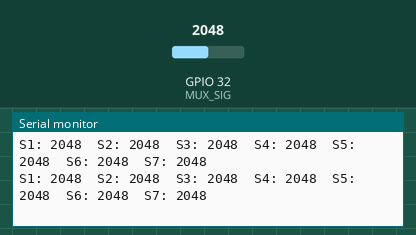
Simulated run of this sketch. Board: ESP32. On the bench: the last lines printed to the serial monitor. The inputs (shaded band) are chosen by the test bench; at power-on: GPIO 32 (MUX_SIG) = 2048 (analog values on the 0–4095 scale).

Above: at 1.2 s.
1.3 s: GPIO 32 (MUX_SIG) set to 2866
At 1.62 s:
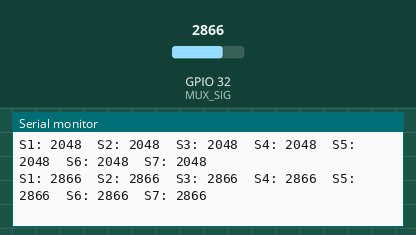
2.8 s: GPIO 32 (MUX_SIG) set to 3603
At 2.87 s:
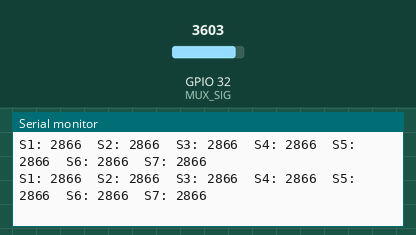
Timing chart, 0 to 5.8 s (numbered marks = the images above; inputs shaded):
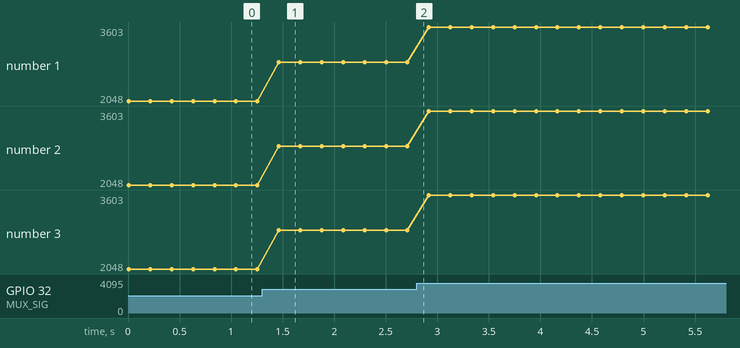

The sketch:

tctr5000.ino
```cpp
#include <Arduino.h>

// MUX selection pins
#define MUX_S0 26
#define MUX_S1 25
#define MUX_S2 33

// MUX analog output
#define MUX_SIG 32

#define NUM_SENSORS 7

uint16_t sensorValue[NUM_SENSORS];

// Select MUX channel (0-7)
void selectChannel(uint8_t channel) {
  digitalWrite(MUX_S0, channel & 0x01);
  digitalWrite(MUX_S1, (channel >> 1) & 0x01);
  digitalWrite(MUX_S2, (channel >> 2) & 0x01);
}

// Read ADC from selected channel
uint16_t readSensor(uint8_t channel) {
  selectChannel(channel);

  // Allow MUX output to settle
  delayMicroseconds(50);

  // Discard first ADC conversion
  analogRead(MUX_SIG);

  uint32_t sum = 0;
  const int samples = 8;

  for (int i = 0; i < samples; i++) {
    sum += analogRead(MUX_SIG);
  }

  return sum / samples;
}

void setup() {
  Serial.begin(115200);

  pinMode(MUX_S0, OUTPUT);
  pinMode(MUX_S1, OUTPUT);
  pinMode(MUX_S2, OUTPUT);

  pinMode(MUX_SIG, INPUT);

  analogReadResolution(12);
  analogSetPinAttenuation(MUX_SIG, ADC_11db);

  selectChannel(0);

  Serial.println("7 LINE SENSOR TEST");
}

void loop() {

  for (int i = 0; i < NUM_SENSORS; i++) {
    sensorValue[i] = readSensor(i);
  }

  for (int i = 0; i < NUM_SENSORS; i++) {
    Serial.print("S");
    Serial.print(i + 1);
    Serial.print(": ");
    Serial.print(sensorValue[i]);
    Serial.print("\t");
  }

  Serial.println();

  delay(200);
}
```

Measured:
- after the input at 1.3 s, the serial monitor: prints a new line after 0.16 s (image 1)
- plotted number 1: 2048 → 2866 after the input at 1.3 s, 2866 → 3603 after the input at 2.8 s
- plotted number 2: 2048 → 2866 after the input at 1.3 s, 2866 → 3603 after the input at 2.8 s
- plotted number 3: 2048 → 2866 after the input at 1.3 s, 2866 → 3603 after the input at 2.8 s
